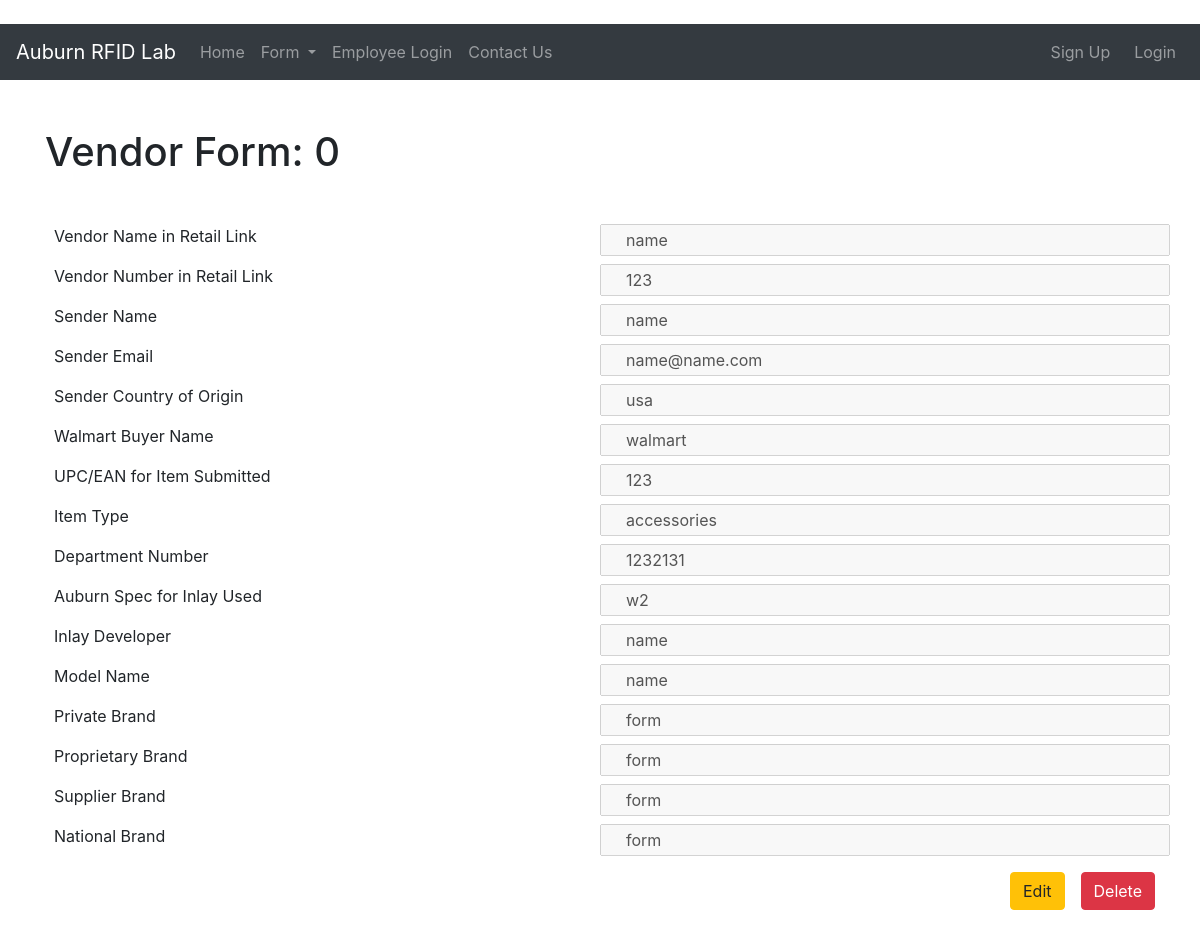
The page /form/0/ on the database its author committed.
### walmart/models.py (models this page shows, shortened)
class Vendor_Form(models.Model):
    ID = models.IntegerField(primary_key=True)
    vendorName = models.CharField(max_length=100)
    vendorNumber = models.IntegerField()
    senderName =  models.CharField(max_length=100)
    senderEmail = models.EmailField()
    senderCountryOfOrigin =  models.CharField(max_length=100)
    walmartBuyerName =  models.CharField(max_length=100)
    upcEAN = models.IntegerField()
    itemType = models.CharField(max_length=100)
    departmentNumber = models.IntegerField()
    inlaySpec = models.CharField(max_length=100)
    inlayDeveloper = models.CharField(max_length=100)
    modelName = models.CharField(max_length=100)
    privateBrand = models.CharField(max_length=100)
    proprietaryBrand = models.CharField(max_length=100)
    supplierBrand = models.CharField(max_length=100)
    nationalBrand = models.CharField(max_length=100)

### walmart/views.py (the view, shortened to what this page needs)
# urls.py: path('form/<int:pk>/', FormDetailView.as_view(), name="form-detail"),
class FormDetailView(DetailView, LoginRequiredMixin, UserPassesTestMixin):
    model = Vendor_Form
    template_name='walmart/form_detail.html'

### walmart/templates/walmart/form_detail.html
﻿{% extends "walmart/base.html" %}
{% block content %}
<div class="container">
    <h1 class="my-5">Vendor Form: {{ object.ID }}</h1>
    <div class="row mt-2">
        <label class="col-6 pl-4" for="vendorName">Vendor Name in Retail Link</label>
        <input class="col-6 pl-4" type="text" name="venderName" placeholder="No Vendor Name" value="{{ object.vendorName }}" disabled>
    </div>
    <div class="row mt-2">
        <label class="col-6 pl-4" for="vendorNumber">Vendor Number in Retail Link</label>
        <input class="col-6 pl-4" type="text" name="vendorNumber" placeholder="No Vendor Number" value="{{ object.vendorNumber}}" disabled>
    </div>
    <div class="row mt-2">
        <label class="col-6 pl-4" for="senderName">Sender Name</label>
        <input class="col-6 pl-4" type="text" name="senderName" placeholder="No Sender Name" value="{{ object.senderName }}" disabled>
    </div>
    <div class="row mt-2">
        <label class="col-6 pl-4" for="senderEmail">Sender Email</label>
        <input class="col-6 pl-4" type="email" name="senderEmail" placeholder="No Sender Email" value="{{ object.senderEmail }}" disabled>
    </div>
    <div class="row mt-2">
        <label class="col-6 pl-4" for="senderCountry">Sender Country of Origin</label>
        <input class="col-6 pl-4" type="text" name="senderCountry" placeholder="No Sender Country of Origin" value="{{ object.senderCountryOfOrigin }}" disabled>
    </div>
    <div class="row mt-2">
        <label class="col-6 pl-4" for="walmartBuyerName">Walmart Buyer Name</label>
        <input class="col-6 pl-4" type="text" name="walmartBuyerName" placeholder="No Walmart Buyer Name" value="{{ object.walmartBuyerName }}" disabled>
    </div>
    <div class="row mt-2">
        <label class="col-6 pl-4" for="upcEAN">UPC/EAN for Item Submitted</label>
        <input class="col-6 pl-4" type="text" name="upcEAN" placeholder="No UPC/EAN" value="{{ object.upcEAN }}" disabled>
    </div>
    <div class="row mt-2">
        <label class="col-6 pl-4" for="itemType">Item Type</label>
        <input class="col-6 pl-4" type="text" name="itemType" placeholder="Select Type" value="{{ object.itemType }}" disabled />
    </div>
    <div class="row mt-2">
        <label class="col-6 pl-4" for="departmentNumber">Department Number</label>
        <input class="col-6 pl-4" type="text" name="departmentNumber" placeholder="No Department Number" value="{{ object.departmentNumber }}" disabled>
    </div>
    <div class="row mt-2">
        <label class="col-6 pl-4" for="inlaySpec">Auburn Spec for Inlay Used</label>
        <input class="col-6 pl-4" type="text" name="inlaySpec" placeholder="Select Spec" value="{{ object.inlaySpec }}" disabled />
    </div>
    <div class="row mt-2">
        <label class="col-6 pl-4" for="inlayDeveloper">Inlay Developer</label>
        <input class="col-6 pl-4" type="text" name="inlayDeveloper" placeholder="No Company Name" value="{{ object.inlayDeveloper }}" disabled>
    </div>
    <div class="row mt-2">
        <label class="col-6 pl-4" for="modelName">Model Name</label>
        <input class="col-6 pl-4" text="text" name="modelName" placeholder="No Model Name" value="{{ object.modelName }}" disabled>
    </div>
    <div class="row mt-2">
        <label class="col-6 pl-4" for="privateBrand">Private Brand</label>
        <input class="col-6 pl-4" text="text" name="privateBrand" placeholder="No Private Brand" value="{{ object.privateBrand }}" disabled>
    </div>
    <div class="row mt-2">
        <label class="col-6 pl-4" for="proprietaryBrand">Proprietary Brand</label>
        <input class="col-6 pl-4" text="text" name="proprietaryBrand" placeholder="No Proprietary Brand" value="{{ object.proprietaryBrand }}" disabled>
    </div>
    <div class="row mt-2">
        <label class="col-6 pl-4" for="supplierBrand">Supplier Brand</label>
        <input class="col-6 pl-4" text="text" name="supplierBrand" placeholder="No Supplier Brand" value="{{ object.supplierBrand }}" disabled>
    </div>
    <div class="row mt-2">
        <label class="col-6 pl-4" for="nationalBrand">National Brand</label>
        <input class="col-6 pl-4" text="text" name="nationalBrand" placeholder="No National Brand" value="{{ object.nationalBrand }}" disabled>
    </div>
    <div class="d-flex flex-row-reverse my-3">
        <a type="button" class="btn btn-danger" href="delete/">Delete</a>
        <a type="button" class="btn btn-warning mr-3" href="update/">Edit</a>
    </div>
</div>
{% endblock content %}

### walmart/templates/walmart/base.html (shortened to what this page needs)
﻿{% load static %}
<!DOCTYPE html>
<html lang="en">
<head>
    <link rel="stylesheet" href="https://maxcdn.bootstrapcdn.com/bootstrap/4.0.0/css/bootstrap.min.css">
</head>
    <body>
        <nav class="navbar navbar-expand-lg navbar-dark bg-dark">
            <a class="navbar-brand" href="#">Auburn RFID Lab</a>
            <div class="collapse navbar-collapse" id="navbarSupportedContent">
                <ul class="navbar-nav mr-auto">
                    <li class="nav-item">
                        <a class="nav-link" href="/">Home <span class="sr-only">(current)</span></a>
                    </li>
                    <li class="nav-item dropdown">
                        <a class="nav-link dropdown-toggle" href="#" id="navbarDropdown" role="button" data-toggle="dropdown" aria-haspopup="true" aria-expanded="false">
                        Form
                        </a>
                    </li>
                    <li class="nav-item">
                        <a class="nav-link" href="/admin">Employee Login</a>
                    </li>
                    <li class="nav-item">
                        <a class="nav-link" href="#">Contact Us</a>
                    </li>
                </ul>
                <ul class="nav navbar-nav navbar-right">
                    {% if user.is_authenticated %}
                        <li class="nav-item navbar-text mr-2">Logged in as {{ user.username }},</li>
                        <li class="nav-item"><a class="nav-link" href="{% url 'logout' %}">Logout</a></li>
                    {% else %}
                        <li class="nav-item"><a class="nav-link mr-2" href="{% url 'register' %}">Sign Up</a></li>
                        <li class="nav-item"><a class="nav-link" href="{% url 'login' %}"> Login</a></li>
                    {% endif %}
                </ul>
          </div>
        </nav>
        {% block content %}{% endblock %}
  </body>
</html>

### rows shown on the page
Vendor_Form: ID "0", venderName "name", vendorNumber "123", senderName "name", senderEmail "name@name.com", senderCountry "usa", walmartBuyerName "walmart", upcEAN "123", itemType "accessories", departmentNumber "1232131", inlaySpec "w2", inlayDeveloper "name", modelName "name", privateBrand "form", proprietaryBrand "form", supplierBrand "form", nationalBrand "form"
